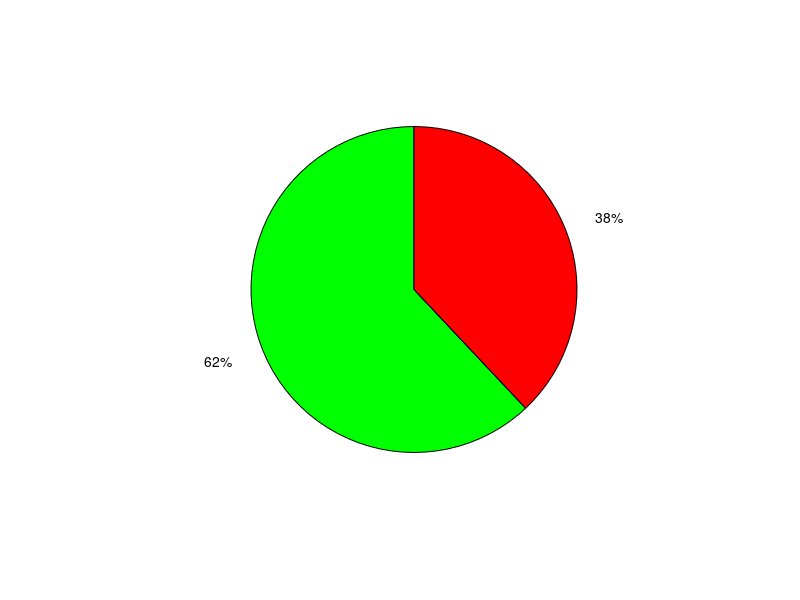
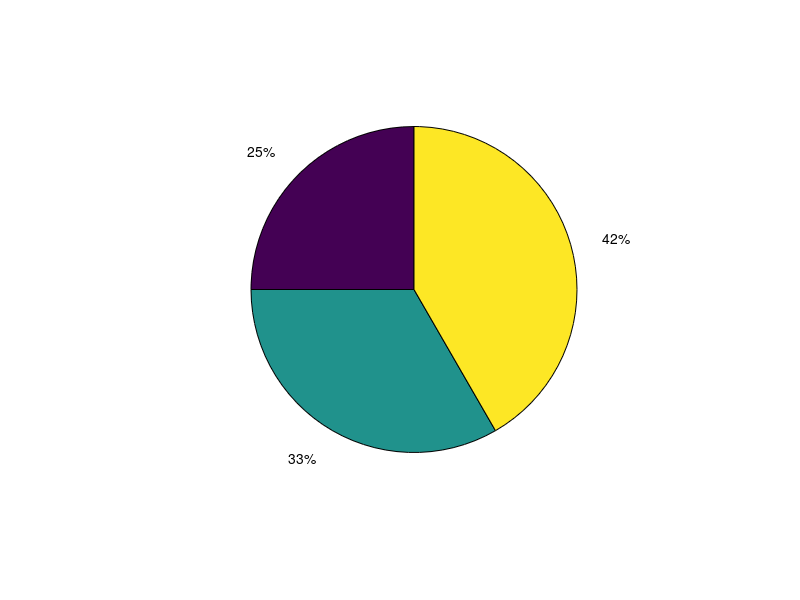
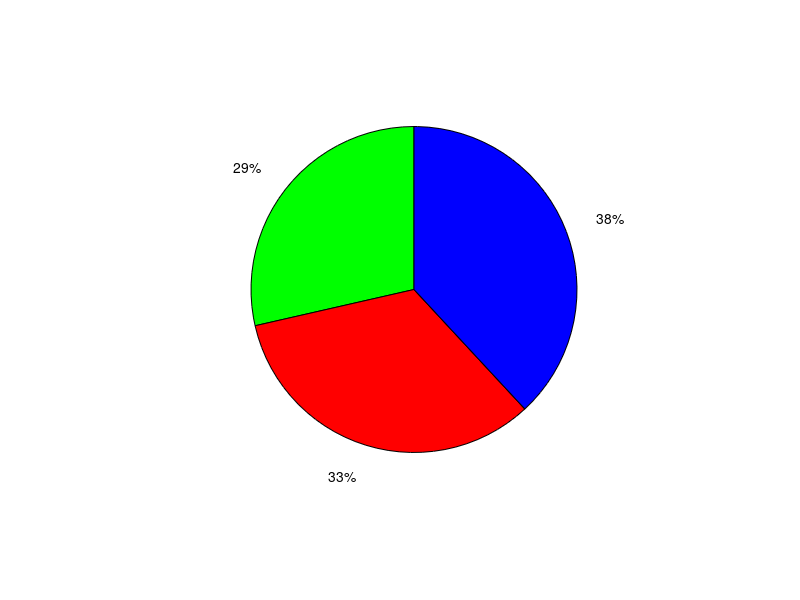
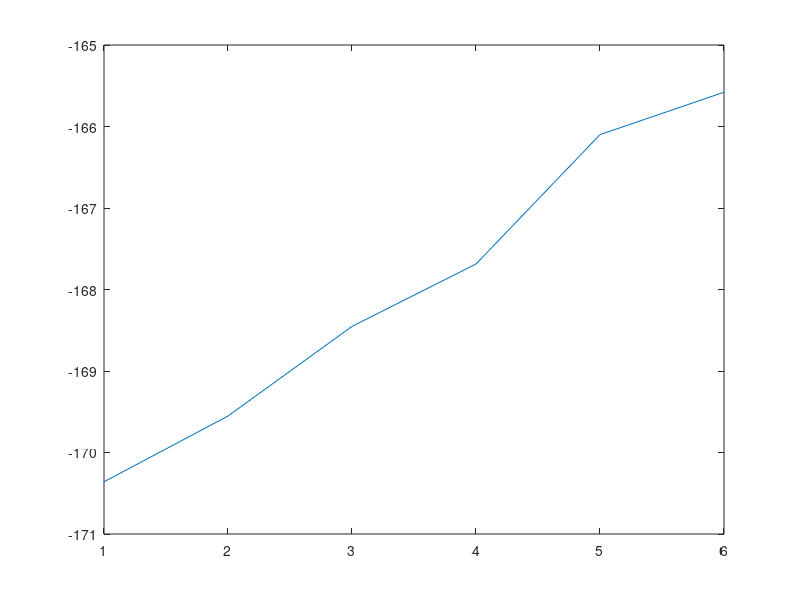

Write MATLAB code to recreate these figures, in order. (Note: this script raises an error after producing the figures.)
%---------------------------------------trial-1----------------------------------------
figure;
pie([2.48049 1.51951]);
colormap([
          0 1 0;      % green
          1 0 0;      % red
          %0 0 1      % blue
      ]) ; 
%---------------------------------------trial-1.1--------------------------------------
figure(2);
pie([3 4 5]);
 
figure(3);
pie([6 7 8]);

colormap([
          0 1 0;      % green
          1 0 0;      % red
          0 0 1      % blue
      ]) ; 
%-----------------------------------------trial-2---------------------------------------
figure;
 labels = {'POSITIVE','NEGATIVE','NEUTRAL'};
 pie([1 2 3],labels);
 colormap([
           0 1 0;      %// green
           1 0 0;      %// red
           0 0 1      %// blue
       ]) ; 
   
 x = pie([1 2 3],labels);
 y = pie([1 2 3],labels);
 plot(x);
set(gca,'Position',[left bottom width height])
plot(y);
%-----------------------------------------trial 3-bar graph--------------------------------------------
 title('Bar Chart', 'fontsize', 15)
 x=[1 2 3];
 y=[3 4 5];
 a=[7 8 9];
 b=[10 11 12];
 
 subplot(2,2,1)
 bar(x),title('A bar chart of vector x')
 xlabel('Positive  Negative  Neutral') % x-axis label
 
 subplot(2,2,2)
 bar(y),title('A bar chart of vector y')
 xlabel('Positive  Negative  Neutral') % x-axis label
 
 subplot(2,2,3)
 bar(a),title('A bar chart of vector a')
 xlabel('Positive  Negative  Neutral') % x-axis label
 
 subplot(2,2,4)
 bar(b),title('A bar chart of vector b')
 xlabel('Positive  Negative  Neutral') % x-axis label
 
 print('BarPlot','-dpng')
%------------------------------------------trial-4--pie chart-------------------------------------------------
set(gcf,'color','white','position', [0, 0, 200, 300])
names = char('Positive', 'Negative', 'Neutral');
title('Pie Chart for polarity', 'fontsize', 15);
 x=[1 2 3];
 y=[3 4 5];
 a=[7 8];
 b=[10 11];
 c=[1 1];
 d=[1];
zoom on
zoom xon
zoom yon
 z=[3 7];   %------------------------this
 subplot(3,3,1)
 pie(x),title('A pie chart of vector x')
 
 subplot(3,3,2)
 pie(y),title('A pie chart of vector y')
 
 subplot(3,3,3)
 pie(a),title('A pie chart of vector a') %------------------------this
 
 subplot(3,3,4)
 pie(b),title('A pie chart of vector b')
 
 subplot(3,3,5)
 pie(b),title('A pie chart of vector b')
 
 subplot(3,3,6)
 pie(x),title('A pie chart of vector b')
 
 subplot(3,3,7)
 pie(c),title('A pie chart of vector b')
 
 subplot(3,3,8)
 pie(d),title('A pie chart of vector b')
 
 subplot(3,3,9)
 pie(a),title('A pie chart of vector b')
 
 subplot(3,3,10)
 pie(x),title('A pie chart of vector b')
 subplot(2,2)
 pie(b),title('A pie chart of vector b')
 
 subplot(3,3,5)
 imshow(imread('label.png'));

 subplot(3,3,6)
 im = imread('label.png');
 info = imfinfo('label.png');
 ht = info.Height;
 wid = info.Width;
 if ht > 10 ||  wid > 10   % if rows or columns have more than 10px
      iq=imresize(im,0.85);   % reduce by factor 1/2=0.5
 end;
 imshow(iq)    % reduced image


colormap([
          0 1 0;      % green
          1 0 0;      % red
          %0 0 1      % blue
      ]) ; 
   for i=1:3
     gtext(names(i,:)); 
 % gtext('string') displays the graph window, puts up a
% % cross-hair, and waits for a mouse button or keyboard 
% % key to be pressed.
   end;

% % Enlarge figure to full screen. 
 set(gcf, 'Units', 'Normalized', 'OuterPosition', [0 0 1 1]); 
 % Give a name to the title bar. 
 set(gcf, 'Name', 'Demo by ImageAnalyst', 'NumberTitle', 'off') 

figure('position', [0, 0, 200, 300]) 
print('trial-999','-dpng');

% %-----------------------------To show in guide---------------------------------------------- 
 hfig=figure;
 x=[num2str(count_pos) num2str(count_neg) num2str(count_neu)];
 y=[num2str(pos1) num2str(neg1)];
 a=[num2str(count_pos) num2str(count_neg) num2str(count_neu)];
 b=[num2str(pos1) num2str(neg1)];
 
 subplot(3,3,1)
 pie(x),title('A pie chart of vector x')
 
 subplot(3,3,2)
 pie(y),title('A pie chart of vector y')
 
 subplot(3,3,4)
 pie(a),title('A pie chart of vector a')
 
 subplot(3,3,5)
 pie(b),title('A pie chart of vector b')
 
 % subplot(3,3,5)
 % imshow(imread('label.png'));
 
 subplot(3,3,6)
 im = imread('label.png');
 info = imfinfo('label.png');
 ht = info.Height;
 wid = info.Width;
 if ht > 10 ||  wid > 10   % if rows or columns have more than 10px
      iq=imresize(im,0.85);   % reduce by factor 1/2=0.5
 end;
 imshow(iq)    % reduced image
 
 
 colormap([
           0 1 0;      % green
           1 0 0;      % red
           0 0 1      % blue
       ]) ; 
 
 print(hfig,'-dpng')
 
 h= imread('figure2.png');
 
 axes(handles.axes1)
 
 imshow(h);
 
 msgbox('Polarity Extraction Done');
%---------------------
